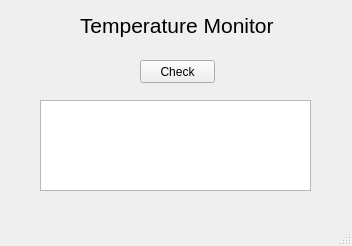
<?xml version="1.0" encoding="UTF-8"?>
<ui version="4.0">
 <class>MainWindow</class>
 <widget class="QMainWindow" name="MainWindow">
  <property name="geometry">
   <rect>
    <x>0</x>
    <y>0</y>
    <width>352</width>
    <height>246</height>
   </rect>
  </property>
  <property name="windowTitle">
   <string>MainWindow</string>
  </property>
  <widget class="QWidget" name="centralwidget">
   <widget class="QLabel" name="label">
    <property name="geometry">
     <rect>
      <x>80</x>
      <y>10</y>
      <width>201</width>
      <height>31</height>
     </rect>
    </property>
    <property name="font">
     <font>
      <pointsize>16</pointsize>
     </font>
    </property>
    <property name="text">
     <string>Temperature Monitor</string>
    </property>
   </widget>
   <widget class="QTextEdit" name="textEdit">
    <property name="geometry">
     <rect>
      <x>40</x>
      <y>100</y>
      <width>271</width>
      <height>91</height>
     </rect>
    </property>
   </widget>
   <widget class="QPushButton" name="pushButton">
    <property name="geometry">
     <rect>
      <x>140</x>
      <y>60</y>
      <width>75</width>
      <height>23</height>
     </rect>
    </property>
    <property name="text">
     <string>Check</string>
    </property>
   </widget>
  </widget>
  <widget class="QMenuBar" name="menubar">
   <property name="geometry">
    <rect>
     <x>0</x>
     <y>0</y>
     <width>352</width>
     <height>21</height>
    </rect>
   </property>
  </widget>
  <widget class="QStatusBar" name="statusbar"/>
 </widget>
 <resources/>
 <connections/>
</ui>
